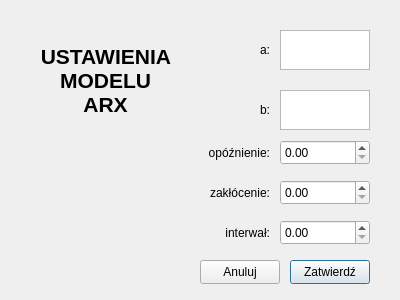
<?xml version="1.0" encoding="UTF-8"?>
<ui version="4.0">
 <class>Oknoarx</class>
 <widget class="QDialog" name="Oknoarx">
  <property name="geometry">
   <rect>
    <x>0</x>
    <y>0</y>
    <width>400</width>
    <height>300</height>
   </rect>
  </property>
  <property name="windowTitle">
   <string>Dialog</string>
  </property>
  <widget class="QLabel" name="label_6">
   <property name="geometry">
    <rect>
     <x>40</x>
     <y>20</y>
     <width>131</width>
     <height>121</height>
    </rect>
   </property>
   <property name="font">
    <font>
     <pointsize>16</pointsize>
     <bold>true</bold>
    </font>
   </property>
   <property name="text">
    <string>USTAWIENIA MODELU ARX</string>
   </property>
   <property name="textFormat">
    <enum>Qt::TextFormat::AutoText</enum>
   </property>
   <property name="alignment">
    <set>Qt::AlignmentFlag::AlignCenter</set>
   </property>
   <property name="wordWrap">
    <bool>true</bool>
   </property>
  </widget>
  <widget class="QLabel" name="label_2">
   <property name="geometry">
    <rect>
     <x>180</x>
     <y>90</y>
     <width>90</width>
     <height>40</height>
    </rect>
   </property>
   <property name="text">
    <string>b:</string>
   </property>
   <property name="alignment">
    <set>Qt::AlignmentFlag::AlignRight|Qt::AlignmentFlag::AlignTrailing|Qt::AlignmentFlag::AlignVCenter</set>
   </property>
  </widget>
  <widget class="QDoubleSpinBox" name="dspinbox_inter">
   <property name="geometry">
    <rect>
     <x>280</x>
     <y>220</y>
     <width>90</width>
     <height>25</height>
    </rect>
   </property>
  </widget>
  <widget class="QDoubleSpinBox" name="dspinbox_opoz">
   <property name="geometry">
    <rect>
     <x>280</x>
     <y>140</y>
     <width>90</width>
     <height>25</height>
    </rect>
   </property>
  </widget>
  <widget class="QLabel" name="label">
   <property name="geometry">
    <rect>
     <x>180</x>
     <y>30</y>
     <width>90</width>
     <height>40</height>
    </rect>
   </property>
   <property name="text">
    <string>a:</string>
   </property>
   <property name="alignment">
    <set>Qt::AlignmentFlag::AlignRight|Qt::AlignmentFlag::AlignTrailing|Qt::AlignmentFlag::AlignVCenter</set>
   </property>
  </widget>
  <widget class="QLabel" name="label_4">
   <property name="geometry">
    <rect>
     <x>180</x>
     <y>180</y>
     <width>90</width>
     <height>25</height>
    </rect>
   </property>
   <property name="text">
    <string>zakłócenie:</string>
   </property>
   <property name="alignment">
    <set>Qt::AlignmentFlag::AlignRight|Qt::AlignmentFlag::AlignTrailing|Qt::AlignmentFlag::AlignVCenter</set>
   </property>
  </widget>
  <widget class="QPlainTextEdit" name="plaintextedit_b">
   <property name="geometry">
    <rect>
     <x>280</x>
     <y>90</y>
     <width>90</width>
     <height>40</height>
    </rect>
   </property>
  </widget>
  <widget class="QLabel" name="label_3">
   <property name="geometry">
    <rect>
     <x>180</x>
     <y>140</y>
     <width>90</width>
     <height>25</height>
    </rect>
   </property>
   <property name="text">
    <string>opóźnienie:</string>
   </property>
   <property name="alignment">
    <set>Qt::AlignmentFlag::AlignRight|Qt::AlignmentFlag::AlignTrailing|Qt::AlignmentFlag::AlignVCenter</set>
   </property>
  </widget>
  <widget class="QDoubleSpinBox" name="dspinbox_zakl">
   <property name="geometry">
    <rect>
     <x>280</x>
     <y>180</y>
     <width>90</width>
     <height>25</height>
    </rect>
   </property>
  </widget>
  <widget class="QLabel" name="label_5">
   <property name="geometry">
    <rect>
     <x>180</x>
     <y>220</y>
     <width>90</width>
     <height>25</height>
    </rect>
   </property>
   <property name="text">
    <string>interwał:</string>
   </property>
   <property name="alignment">
    <set>Qt::AlignmentFlag::AlignRight|Qt::AlignmentFlag::AlignTrailing|Qt::AlignmentFlag::AlignVCenter</set>
   </property>
  </widget>
  <widget class="QPlainTextEdit" name="plaintextedit_a">
   <property name="geometry">
    <rect>
     <x>280</x>
     <y>30</y>
     <width>90</width>
     <height>40</height>
    </rect>
   </property>
  </widget>
  <widget class="QPushButton" name="btn_zatwierdz">
   <property name="geometry">
    <rect>
     <x>290</x>
     <y>260</y>
     <width>80</width>
     <height>24</height>
    </rect>
   </property>
   <property name="text">
    <string>Zatwierdź</string>
   </property>
  </widget>
  <widget class="QPushButton" name="btn_anuluj">
   <property name="geometry">
    <rect>
     <x>200</x>
     <y>260</y>
     <width>80</width>
     <height>24</height>
    </rect>
   </property>
   <property name="text">
    <string>Anuluj</string>
   </property>
  </widget>
 </widget>
 <resources/>
 <connections/>
</ui>
